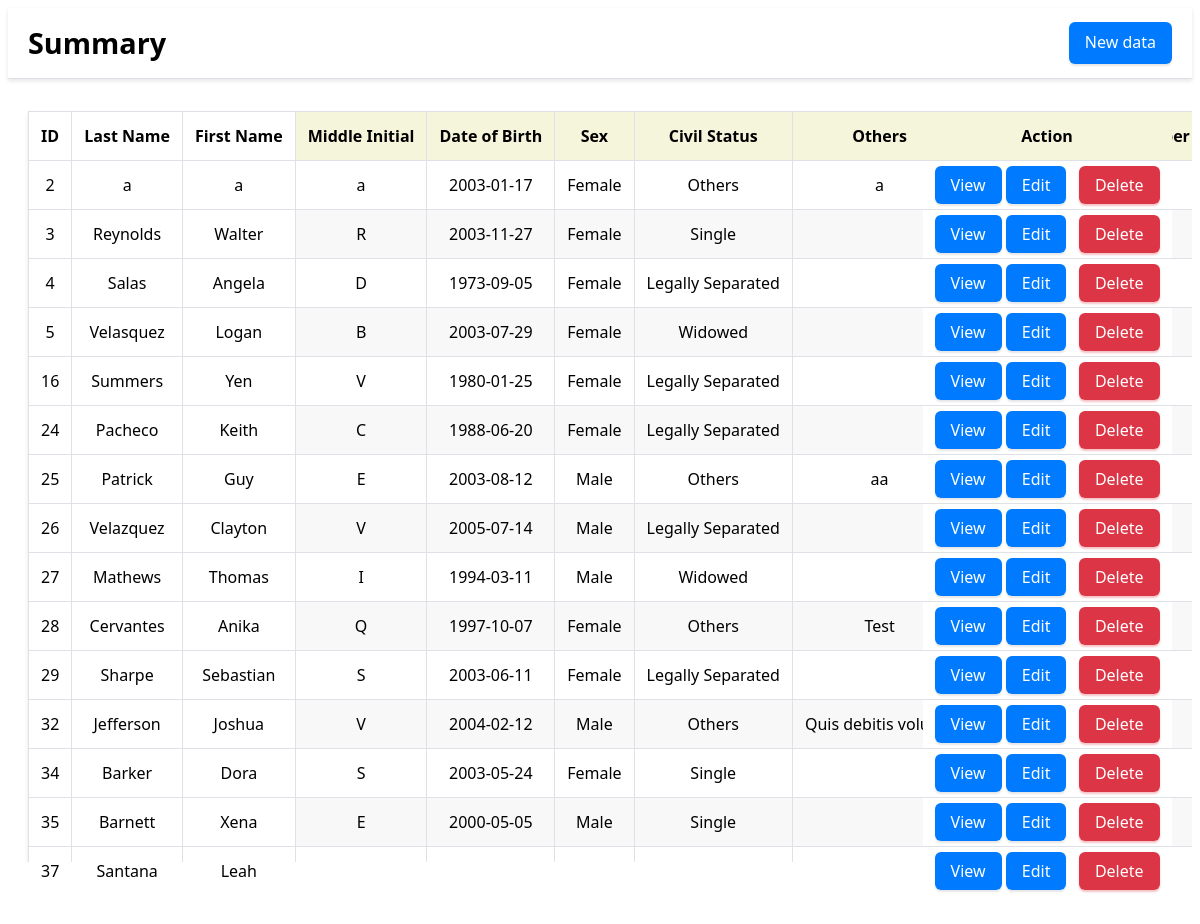
/summary_data.php, run on the app's committed database.
### tables this page shows
CREATE TABLE `tbl_personal` (
  `id` int(11) NOT NULL,
  `last_name` varchar(50) NOT NULL,
  `first_name` varchar(50) NOT NULL,
  `middle_initial` char(1) DEFAULT NULL,
  `date_of_birth` date NOT NULL,
  `sex` varchar(10) NOT NULL,
  `civil_status` varchar(20) NOT NULL,
  `civil_other` varchar(50) DEFAULT NULL,
  `tax_identification_number` varchar(50) DEFAULT NULL,
  `nationality` varchar(50) DEFAULT NULL,
  `religion` varchar(50) DEFAULT NULL,
  `Bldg_Name` varchar(100) DEFAULT NULL,
  `House_Lot_Bl_No` varchar(100) DEFAULT NULL,
  `Street_name` varchar(100) DEFAULT NULL,
  `subdivision` varchar(100) DEFAULT NULL,
  `barangay` varchar(100) DEFAULT NULL,
  `city` varchar(100) DEFAULT NULL,
  `province` varchar(100) DEFAULT NULL,
  `zip` varchar(10) DEFAULT NULL,
  `RM_FLR_Unit_No` varchar(100) DEFAULT NULL,
  `house_no` varchar(100) DEFAULT NULL,
  `house_street` varchar(100) DEFAULT NULL,
  `house_subdivision` varchar(100) DEFAULT NULL,
  `house_barangay` varchar(100) DEFAULT NULL,
  `house_city` varchar(100) DEFAULT NULL,
  `house_province` varchar(100) DEFAULT NULL,
  `country` varchar(100) DEFAULT NULL,
  `house_zip_code` varchar(10) DEFAULT NULL,
  `mobile_number` varchar(15) DEFAULT NULL,
  `email` varchar(100) DEFAULT NULL,
  `telephone_number` varchar(15) DEFAULT NULL,
  `Father_last_name` varchar(50) DEFAULT NULL,
  `Father_first_name` varchar(50) DEFAULT NULL,
  `Father_middle_initial` char(1) DEFAULT NULL,
  `Mother_last_name` varchar(50) DEFAULT NULL,
  `Mother_first_name` varchar(50) DEFAULT NULL,
  `Mother_middle_initial` char(1) DEFAULT NULL
);

### summary_data.php (the view, shortened to what this page needs)
<?php
    include "db.php";
    $sql = "SELECT * FROM tbl_personal";
    $result = $conn->query($sql);
?>
<!DOCTYPE html>
<html lang="en">
<head>
</head>
<body>
    <div class="sticky-header">
        <h1>Summary</h1>
        <a class="btn btn-primary" href="data.php" role="button">New data</a>
    </div>
    <div class="container">
        <div class="table-container">
            <table class="table">
                <thead>
                    <tr >
                        <th class="sticky-th id">ID</th>
                        <th class="sticky-th last-name">Last Name</th>
                        <th class="sticky-th first-name">First Name</th>
                        <th>Middle Initial</th>
                        <th>Date of Birth</th>
                        <th>Sex</th>
                        <th>Civil Status</th>
                        <th>Others</th>
                        <th>Tax Identification Number</th>
                        <th class="sticky-action">Action</th>
                    </tr>
                </thead>
                <tbody>
                    <?php
                        if ($result->num_rows > 0) {
                            while ($row = $result->fetch_assoc()) {
                    ?>
                                <tr>
                                    <td class="sticky-th id"><?php echo $row['id']; ?></td>
                                    <td class="sticky-th last-name"><?php echo $row['last_name']; ?></td>
                                    <td class="sticky-th first-name"><?php echo $row['first_name']; ?></td>
                                    <td><?php echo $row['middle_initial']; ?></td>
                                    <td><?php echo $row['date_of_birth']; ?></td>
                                    <td><?php echo $row['sex']; ?></td>
                                    <td><?php echo $row['civil_status']; ?></td>
                                    <td><?php echo $row['civil_other']; ?></td>
                                    <td><?php echo $row['tax_identification_number']; ?></td>
                                    <td class='sticky-action'>
                                    <a class='btn btn-info btn-sm' href='viewing.php?id=<?php echo $row['id']; ?>'>View</a>
                                    <a class='btn btn-primary btn-sm' href='update.php?id=<?= $row['id']; ?>'>Edit</a> &nbsp;
                                    <a href="#" class="btn btn-danger btn-sm"
                        onclick="confirmDelete(event, '<?= htmlspecialchars($row['id'], ENT_QUOTES); ?>',
                                    '<?= htmlspecialchars($row['last_name'], ENT_QUOTES); ?>',
                                    '<?= htmlspecialchars($row['first_name'], ENT_QUOTES); ?>',
                                    '<?= htmlspecialchars($row['middle_initial'], ENT_QUOTES); ?>');">
                            Delete
                        </a>
    </td>
            </tr>
    <?php
        }
    }
    ?>
                </tbody>
    </table>
        </div>
    </body>
    </html>

### summary_data.php (style rules this page uses)
:root { --primary-color: #007bff; --background-color:rgb(255, 255, 255); --border-color: #dee2e6; --light-gray: #F5F5DC; --hover-background: #f0f0f0; --font-family: 'Segoe UI', Tahoma, Geneva, Verdana, sans-serif; --padding-sm: 8px 16px; --padding-md: 12px 20px; --border-radius: 6px; --box-shadow: 0 2px 4px rgba(0, 0, 0, 0.1); }
body { font-family: var(--font-family); line-height: 1.6; }
.sticky-header { position: sticky; background-color: white; padding: var(--padding-md); display: flex; align-items: center; justify-content: space-between; border-bottom: 1px solid var(--border-color); box-shadow: var(--box-shadow); }
.sticky-header h1 { margin: 0; font-size: 1.8rem; font-weight: 600; }
.btn { background-color: var(--primary-color); color: white; border: none; padding: var(--padding-sm); border-radius: var(--border-radius); cursor: pointer; transition: background-color 0.3s ease, box-shadow 0.3s ease; box-shadow: 0 2px 2px rgba(0, 0, 0, 0.1); text-decoration: none; }
.btn-danger, .btn-delete { background-color: #dc3545; color: white; border: none; padding: var(--padding-sm); border-radius: var(--border-radius); cursor: pointer; transition: background-color 0.3s ease, box-shadow 0.3s ease; box-shadow: 0 2px 2px rgba(220, 53, 69, 0.3); }
.container { margin: 20px auto; padding: var(--padding-md); overflow-x: auto; white-space: nowrap; }
.table { border-collapse: collapse; border: 1px solid var(--border-color); box-shadow: var(--box-shadow); }
.table th, .table td { padding: 12px; text-align: center; border: 1px solid var(--border-color); line-height: 1.5; }
.table th { background-color: var(--light-gray); font-weight: 600; position: sticky; top: 0; z-index: 1; }
.table tbody tr:nth-child(even) { background-color: #f8f8f8; }
.sticky-action { position: sticky; right: 0; background-color: white; z-index: 1; border-left: 1px solid var(--border-color); text-align: center; white-space: nowrap; }
.sticky-th.id, .sticky-th.last-name, .sticky-th.first-name { position: sticky; left: 0; background-color: white; z-index: 2; border-right: 1px solid var(--border-color); text-align: center; white-space: nowrap; transition: background-color 0.3s ease; }
.sticky-th.last-name { left: 30px; }
.sticky-th.first-name { left: 130px; border-right: 1px solid var(--border-color); }

### data on the page
tbl_personal: id "2", last_name "a", first_name "a", middle_initial "a", date_of_birth "2003-01-17", sex "Female", civil_status "Others", civil_other "a"
tbl_personal: id "3", last_name "Reynolds", first_name "Walter", middle_initial "R", date_of_birth "2003-11-27", sex "Female", civil_status "Single"
tbl_personal: id "4", last_name "Salas", first_name "Angela", middle_initial "D", date_of_birth "1973-09-05", sex "Female", civil_status "Legally Separated"
tbl_personal: id "5", last_name "Velasquez", first_name "Logan", middle_initial "B", date_of_birth "2003-07-29", sex "Female", civil_status "Widowed"
tbl_personal: id "16", last_name "Summers", first_name "Yen", middle_initial "V", date_of_birth "1980-01-25", sex "Female", civil_status "Legally Separated"
tbl_personal: id "24", last_name "Pacheco", first_name "Keith", middle_initial "C", date_of_birth "1988-06-20", sex "Female", civil_status "Legally Separated"
tbl_personal: id "25", last_name "Patrick", first_name "Guy", middle_initial "E", date_of_birth "2003-08-12", sex "Male", civil_status "Others", civil_other "aa"
tbl_personal: id "26", last_name "Velazquez", first_name "Clayton", middle_initial "V", date_of_birth "2005-07-14", sex "Male", civil_status "Legally Separated"
tbl_personal: id "27", last_name "Mathews", first_name "Thomas", middle_initial "I", date_of_birth "1994-03-11", sex "Male", civil_status "Widowed"
tbl_personal: id "28", last_name "Cervantes", first_name "Anika", middle_initial "Q", date_of_birth "1997-10-07", sex "Female", civil_status "Others", civil_other "Test"
tbl_personal: id "29", last_name "Sharpe", first_name "Sebastian", middle_initial "S", date_of_birth "2003-06-11", sex "Female", civil_status "Legally Separated"
tbl_personal: id "32", last_name "Jefferson", first_name "Joshua", middle_initial "V", date_of_birth "2004-02-12", sex "Male", civil_status "Others", civil_other "Quis debitis volupta"
tbl_personal: id "34", last_name "Barker", first_name "Dora", middle_initial "S", date_of_birth "2003-05-24", sex "Female", civil_status "Single"
tbl_personal: id "35", last_name "Barnett", first_name "Xena", middle_initial "E", date_of_birth "2000-05-05", sex "Male", civil_status "Single"
tbl_personal: id "37", last_name "Santana", first_name "Leah"
